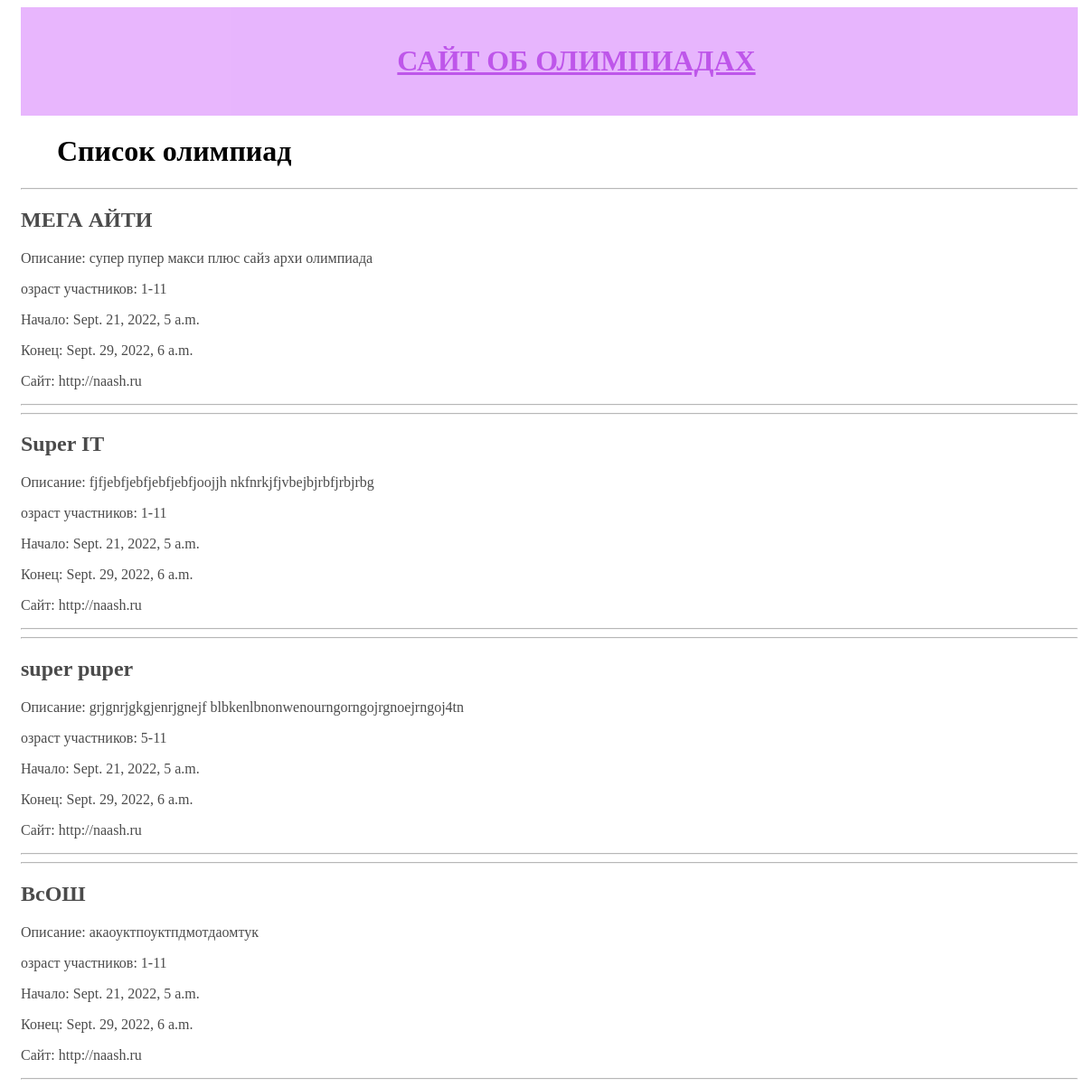
The page / on the database its author committed.
### fit/models.py (models this page shows, shortened)
class Olimp(models.Model):
    title = models.CharField(max_length=100)
    information = models.TextField()
    audience = models.TextField()
    start_dates = models.DateTimeField(blank=True, null=True)
    finish_dates = models.DateTimeField(blank=True, null=True)
    site = models.URLField(null=True)
    tegs = models.CharField(max_length=200, blank=True)

### fit/views.py (the view)
# urls.py: path('', views.olimp_list, name='olimp_list'),
def olimp_list(request):
    olimps = Olimp.objects.all()
    s=[]
    for olimp in olimps:
        if 'инф' or 'мета' in olimp.tegs:
            s.append(olimp)
    return render(request, 'fit/olimp_list.html', {'s': s})

### fit/templates/fit/olimp_list.html (shortened to what this page needs)
{%load static %}
<html>
	<head>
		<link rel="stylesheet" href="{% static 'css/olimp.css' %}">
	</head>
	<body>
		<div class="page-header">
			<h1><a href="/">САЙТ ОБ ОЛИМПИАДАХ</a></h1>
		</div>
		<h1>Список олимпиад</h1>
		<div class="olimpiad">
			{% for olimp in s %}
				<hr>
				<h2>{{olimp.title}}</h2>
				<p>Описание: {{olimp.information}}</p>
				<p>озраст участников: {{olimp.audience}}</p>
				<p>Начало: {{olimp.start_dates}}</p>
				<p>Конец: {{olimp.finish_dates}}</p>
				<p>Сайт: {{olimp.site}}</p>
				<hr>
				{% endfor %}
		</div>
	</body>
</html>

### fit/static/css/olimp.css (style rules this page uses)
h1 a { color: rgb(163, 16, 226); font-family: Copperplate, Papyrus, fantasy; }
h1 { color:black; font-family: Copperplate, Papyrus, fantasy; margin-left: 40px; }
body { padding-left: 15px; background-image: url(https://t3.ftcdn.net/jpg/04/05/80/88/360_F_405808828_lwfcYW72K3i3IsZQayyHg9kEqHpRrrET.jpg); }
.page-header { background-color: rgb(222, 151, 253); padding: 20px 20px 20px 40px; margin-top: 0; text-align: center; opacity: 0.7; }
.olimpiad { background-color: white; opacity: 0.7; }

### rows shown on the page
Olimp: title "МЕГА АЙТИ", information "супер пупер макси плюс сайз архи олимпиада", audience "1-11", start_dates "Sept. 21, 2022, 5 a.m.", finish_dates "Sept. 29, 2022, 6 a.m.", site "http://naash.ru"
Olimp: title "Super IT", information "fjfjebfjebfjebfjebfjoojjh nkfnrkjfjvbejbjrbfjrbjrbg", audience "1-11", start_dates "Sept. 21, 2022, 5 a.m.", finish_dates "Sept. 29, 2022, 6 a.m.", site "http://naash.ru"
Olimp: title "super puper", information "grjgnrjgkgjenrjgnejf blbkenlbnonwenourngorngojrgnoejrngoj4tn", audience "5-11", start_dates "Sept. 21, 2022, 5 a.m.", finish_dates "Sept. 29, 2022, 6 a.m.", site "http://naash.ru"
Olimp: title "ВсОШ", information "акаоуктпоуктпдмотдаомтук", audience "1-11", start_dates "Sept. 21, 2022, 5 a.m.", finish_dates "Sept. 29, 2022, 6 a.m.", site "http://naash.ru"
